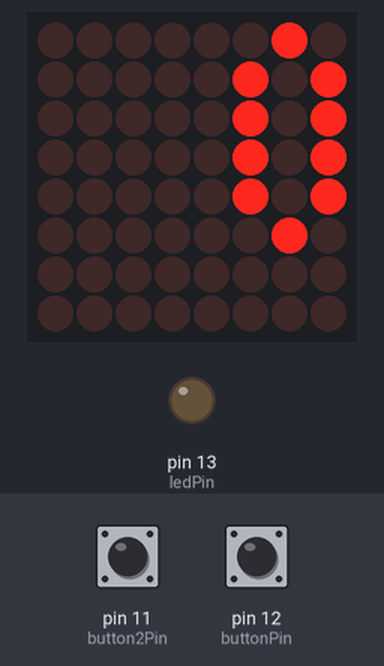
Simulated run of this sketch. Board: Arduino Uno, built with avr-gcc and run on an emulated ATmega328P. Shown: 8×8 LED matrix, output pins drawn as LEDs (lit = HIGH). Wiring (inferred from the names in the program): MAX7219 LED driver (orientation assumed): data pin 9; clock pin 7; CS pin 8. The test bench sets the inputs (shaded band); at power-on: pin 11 (button2Pin) LOW, pin 12 (buttonPin) LOW. Pins used as bus, display or sensor lines are not drawn.

Above: at 1.2 s.
1.3 s: pin 11 (button2Pin) pulled HIGH for 0.15 s
At 1.9 s:
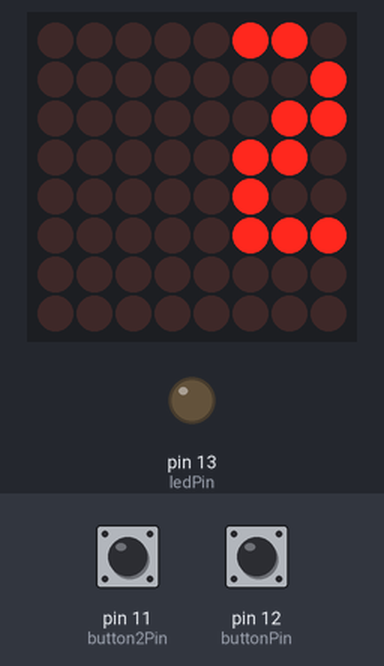
2.9 s: pin 12 (buttonPin) pulled HIGH for 0.15 s
At 4.1 s:
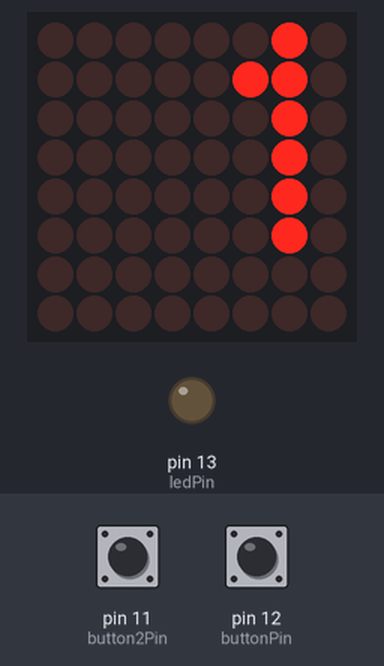
4.5 s: pin 11 (button2Pin) pulled HIGH for 1 s
At 5.5 s:
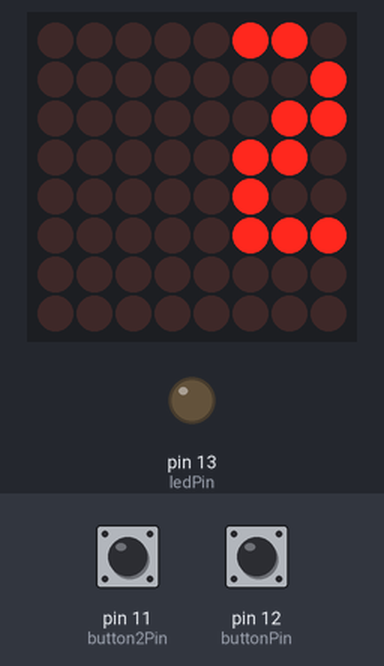
Timing chart, 0 to 7.5 s (numbered marks = the images above; inputs shaded):
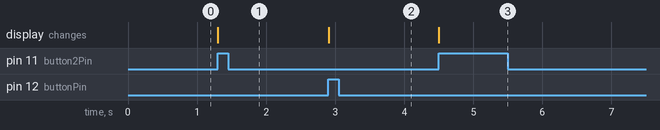

The sketch:

ledDisplayGame2Buttons.ino
```cpp
// constants won't change. They're used here to set pin numbers:
const int button2Pin = 11;     // the number of the pushbutton pin
const int buttonPin = 12;     // the number of the pushbutton pin
const int ledPin =  13;      // the number of the LED pin

// variables will change:
int buttonState = 0;         // variable for reading the pushbutton status
int buttonStateOld = 0;         // variable for reading the pushbutton status
byte timesPressedSinceChange = 0;
byte valuePresses = 0;

int button2State = 0;         // variable for reading the pushbutton status
int button2StateOld = 0;         // variable for reading the pushbutton status
byte timesPressedSinceChange2 = 0;
byte valuePresses2 = 0;
byte lastPlayer = 0;

// Max7219 pins
const int dataIn = 9;
const int load = 8;
const int clock = 7;

// define max7219 registers
byte max7219_reg_noop        = 0x00;
byte max7219_reg_digit0      = 0x01;
byte max7219_reg_digit1      = 0x02;
byte max7219_reg_digit2      = 0x03;
byte max7219_reg_digit3      = 0x04;
byte max7219_reg_digit4      = 0x05;
byte max7219_reg_digit5      = 0x06;
byte max7219_reg_digit6      = 0x07;
byte max7219_reg_digit7      = 0x08;
byte max7219_reg_decodeMode  = 0x09;
byte max7219_reg_intensity   = 0x0a;
byte max7219_reg_scanLimit   = 0x0b;
byte max7219_reg_shutdown    = 0x0c;
byte max7219_reg_displayTest = 0x0f;

void putByte(byte data)
{
  for (int i = 7; i >= 0; i--)
  {
    digitalWrite(clock, LOW);   // tick
    digitalWrite(dataIn, data & (1 << i)); // send bit
    digitalWrite(clock, HIGH);   // tock
  }
}

void maxSingle( byte reg, byte col)
{
  digitalWrite(load, LOW);       // begin
  putByte(reg);                  // specify register
  putByte(col);                  // put data
  digitalWrite(load,HIGH);       // end
}

void initMax7219()
{
  //initiation of the max 7219
  maxSingle(max7219_reg_scanLimit, 0x07);
  maxSingle(max7219_reg_decodeMode, 0x00);  // using an led matrix (not digits)
  maxSingle(max7219_reg_shutdown, 0x01);    // not in shutdown mode
  maxSingle(max7219_reg_displayTest, 0x00); // no display test
  for (int e = 1; e <= 8; e++) maxSingle(e,0); // empty registers, turn all LEDs off
  maxSingle(max7219_reg_intensity, 0x0f);    // range: 0x00 to 0x0f
}

////////////////////////////////////////////////////////////////////
// This time you get just some basics. Draw one image or clear it.
// In addition we give the number drawing routine. You can have more
// functions and images if you write them yourself or cut them from
// previous sketches. If you want to use codeArt, copy the .h file
// to this directory and include it at the top in this sketch.

void drawImage(byte * image)
{
  for (byte row = 0; row < 8; row++) maxSingle(row + 1, image[row]);
}

void clearImage()
{
  for (byte row = 0; row < 8; row++) maxSingle(row + 1, 0);
}

byte numbers[][10] =  // These numbers are 4x6 pixels
{{2, 5, 5, 5, 5, 2},  // 0
 {2, 6, 2, 2, 2, 2},  // 1
 {6, 1, 3, 6, 4, 7},  // 2
 {7, 1, 2, 1, 1, 6},  // 3
 {1, 5, 5, 7, 1, 1},  // 4
 {7, 4, 6, 1, 1, 6},  // 5
 {2, 4, 6, 5, 5, 2},  // 6
 {7, 1, 1, 2, 2, 2},  // 7
 {7, 5, 7, 5, 5, 7},  // 8
 {2, 5, 5, 3, 1, 2}}; // 9

void drawNumber(int number)
{
  int unit    =  number % 10;       // Get the lowest digit
  int decimal = (number / 10) % 10; // Get the second digit
  byte image[8];                    // Reserve memory for the image
  for (int i = 0; i < 6; i++)       // The numbers are only 6 rows tall
  {
    image[i] = numbers[unit][i];    // Just copy the low digit
    if (number > 9)                 // Only draw the high digit if appropriate
    {                               // Do some bit combining to not overwrite the other digit
      image[i] |= numbers[decimal][i] << 4;
    }
  }
  image[6] = number > 900 ? 128 : 0; // Empty line, or one dot to indicate overflow
  image[7] = 255 >> max(0, 8 - (number / 100)); // every dot represents 100
  drawImage(image);
}

void checkButtonPresses ()
{
  // read the state of the pushbutton value:
  buttonState = digitalRead(buttonPin);

  // check if the pushbutton is pressed. If it is, the buttonState is HIGH:
  if (buttonState == HIGH && buttonStateOld == LOW) {
    buttonStateOld = HIGH;
    timesPressedSinceChange++;
    valuePresses++;
    if(timesPressedSinceChange > 4){
      if(valuePresses - 2){
        digitalWrite(ledPin, HIGH);
        lastPlayer = 1;
      }
      timesPressedSinceChange = 0;
      valuePresses = 0;
    }
  } else if(buttonState != HIGH){
    buttonStateOld = LOW;
    timesPressedSinceChange++;
    // turn LED off:
    digitalWrite(ledPin, LOW);
  }
}

void checkButton2Presses ()
{
  // read the state of the pushbutton value:
  button2State = digitalRead(button2Pin);

  // check if the pushbutton is pressed. If it is, the buttonState is HIGH:
  if (button2State == HIGH && button2StateOld == LOW) {
    button2StateOld = HIGH;
    timesPressedSinceChange2++;
    valuePresses2++;
    if(timesPressedSinceChange2 > 4){
      if(valuePresses2 - 2){
        digitalWrite(ledPin, HIGH);
        lastPlayer = 2;
      }
      timesPressedSinceChange2 = 0;
      valuePresses2 = 0;
    }
  } else if(button2State != HIGH){
    button2StateOld = LOW;
    timesPressedSinceChange2++;
    // turn LED off:
    digitalWrite(ledPin, LOW);
  }
}

/////////////////////////////////////////////////////////////
// Arduino setup en loop

void setup ()
{
  pinMode(dataIn, OUTPUT);
  pinMode(clock,  OUTPUT);
  pinMode(load,   OUTPUT);
  // initialize the LED pin as an output:
  pinMode(ledPin, OUTPUT);
  // initialize the pushbutton pin as an input:
  pinMode(buttonPin, INPUT);
  pinMode(button2Pin, INPUT);

  initMax7219();
  drawNumber(0);
}

void displayPlayerNumber()
{
  drawNumber(lastPlayer);
}

void loop ()
{
  checkButtonPresses();
  checkButton2Presses();
  displayPlayerNumber();
}
```

Measured:
- after the input at 1.3 s, the display: changes at once (image 1)
- after the input at 2.9 s, the display: changes at once (image 2)
- after the input at 4.5 s, the display: changes at once (image 3)
